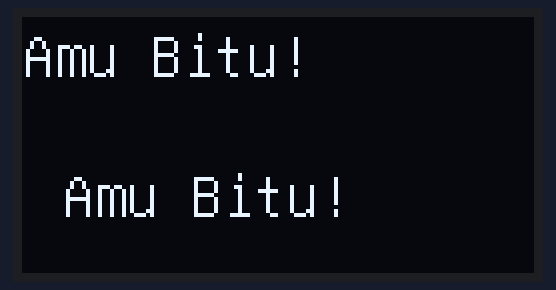
Bench run of a sketch on a simulated Arduino Uno, built with avr-gcc and run on an emulated ATmega328P. Shown: 128×64 one-colour display.

Above: at 0.2 s.

The sketch:

oled_display.ino
```cpp
#include "U8glib.h"
U8GLIB_SH1106_128X64 u8g(13, 11, 10, 9); // SCK = 13, MOSI = 11, CS = 10, A0 = 9
void draw(void) {
 // graphic commands to redraw the complete screen should be placed here
 u8g.setFont(u8g_font_unifont);
 //u8g.setFont(u8g_font_osb21);
 u8g.drawStr( 0, 15, "Amu Bitu!");
 u8g.drawStr( 10, 50, "Amu Bitu!");
}
void setup(void) {
 // flip screen, if required
u8g.setRot180();
 // set SPI backup if required
 //u8g.setHardwareBackup(u8g_backup_avr_spi);
// assign default color value
 if ( u8g.getMode() == U8G_MODE_R3G3B2 ) {
 u8g.setColorIndex(255); // white
 }
 else if ( u8g.getMode() == U8G_MODE_GRAY2BIT ) {
 u8g.setColorIndex(3); // max intensity
 }
 else if ( u8g.getMode() == U8G_MODE_BW ) {
 u8g.setColorIndex(1); // pixel on
 }
 else if ( u8g.getMode() == U8G_MODE_HICOLOR ) {
 u8g.setHiColorByRGB(255,255,255);
 }}
void loop(void) {
 // picture loop
 u8g.firstPage();
 do {
 draw();
 } while( u8g.nextPage() );
 // rebuild the picture after some delay
 delay(50);
}
```
